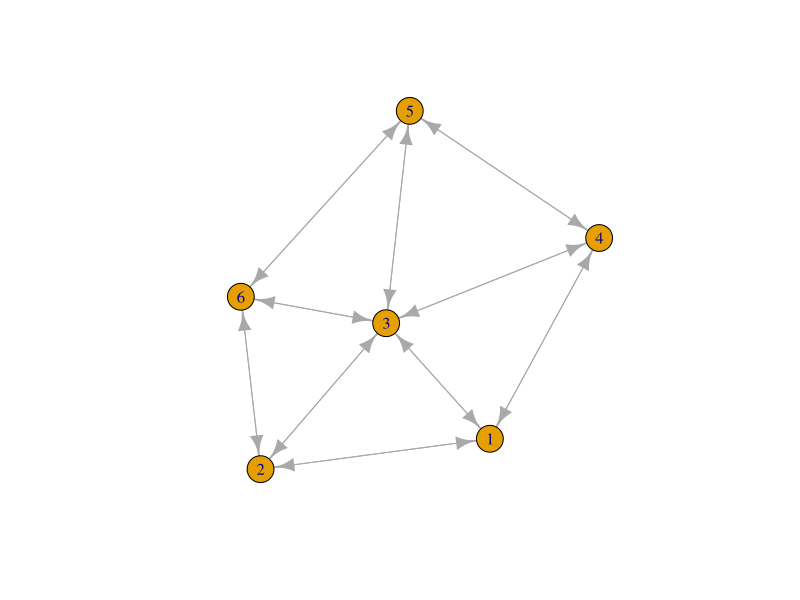
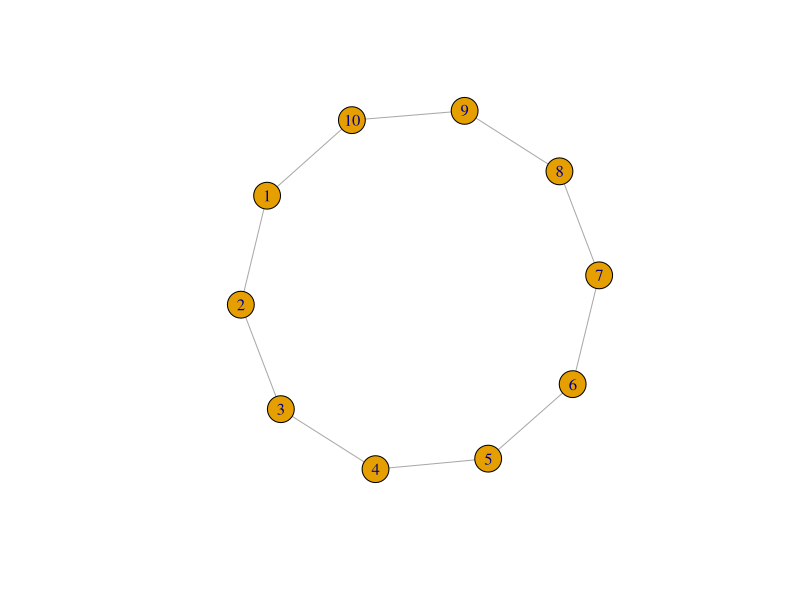
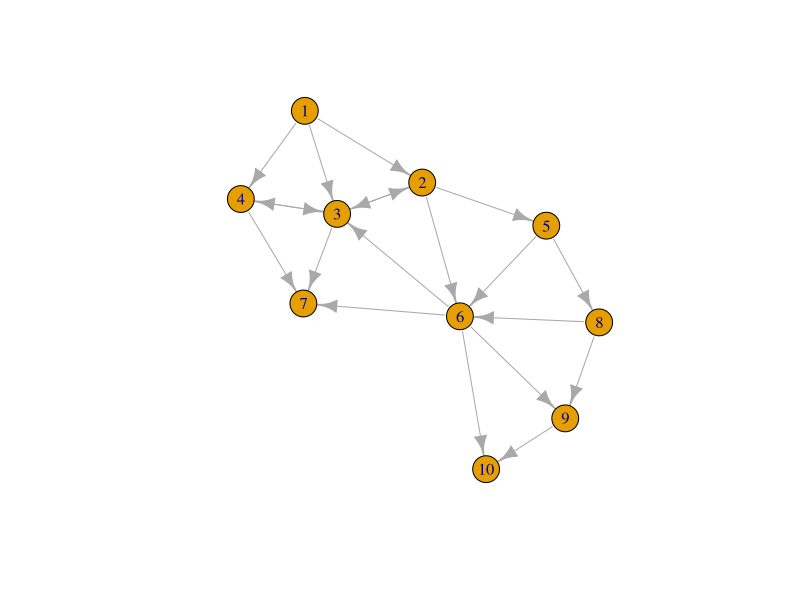

These figures' R source, in order:
##install.packages("igraph")
library(igraph)

# your data
mat <- as.matrix(read.table(text=
"node X1 X2 X3 X4 X5 X6
   1  0  3  7  4 NA NA
    2  3  0  2 NA NA  9
    3  7  2  0  1  3  6
    4  4 NA  1  0  3 NA
    5 NA NA  3  3  0  3
    6 NA  9  6 NA  3  0", header=T))

# prepare data for graph functions - set NA to zero to indicate no direct edge
nms <- mat[,1]
mat <- mat[, -1]
colnames(mat) <- rownames(mat) <- nms
mat[is.na(mat)] <- 0


# create graph from adjacency matrix
g <- graph.adjacency(mat, weighted=TRUE)
plot(g)



# Get all path distances
shortest.paths(g, algorithm = "dijkstra",v=1,t=5)



g <- make_ring(10)
plot(g)
distances(g)
shortest_paths(g,5,1)
all_shortest_paths(g, 1, 6:8)
mean_distance(g)
## Weighted shortest paths
el <- matrix(nc=3, byrow=TRUE,
             c(1,2,0, 1,3,2, 1,4,1, 2,3,0, 2,5,5, 2,6,2, 3,2,1, 3,4,1,
               3,7,1, 4,3,0, 4,7,2, 5,6,2, 5,8,8, 6,3,2, 6,7,1, 6,9,1,
               6,10,3, 8,6,1, 8,9,1, 9,10,4) )
g2 <- add_edges(make_empty_graph(10), t(el[,1:2]), weight=el[,3])
plot(g2)
distances(g2, mode="out")

shortest_paths(g2,from=4,to=9,algorithm="dijkstra")


